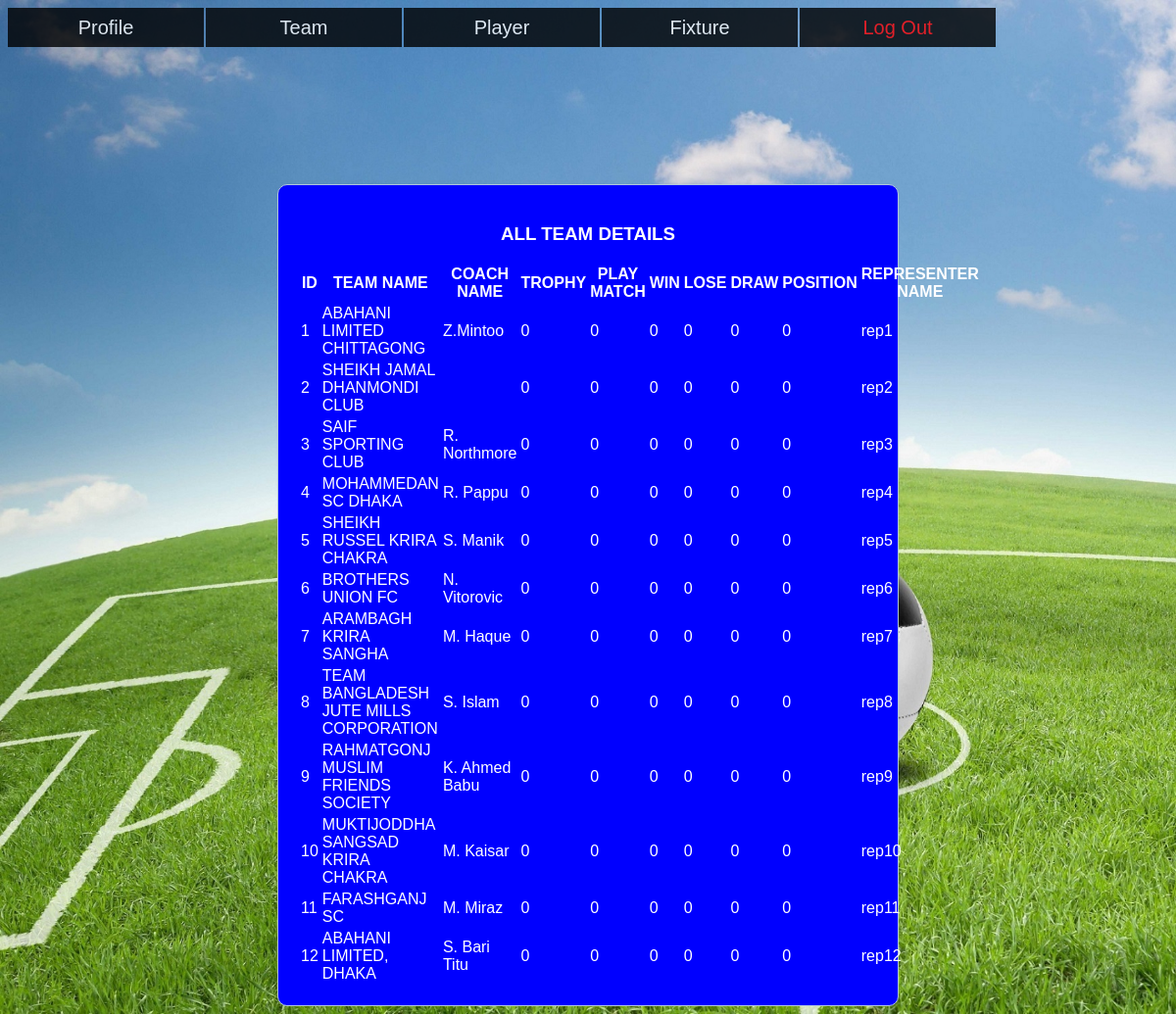
The app's page /allu-team.php with its own data.
### tables this page shows
CREATE TABLE IF NOT EXISTS `team` (
  `id` int(11) NOT NULL,
  `name` varchar(50) NOT NULL,
  `coachname` varchar(20) NOT NULL,
  `trophy` int(11) NOT NULL,
  `playmatch` int(11) NOT NULL,
  `win` int(11) NOT NULL,
  `lose` int(11) NOT NULL,
  `draw` int(11) NOT NULL,
  `position` int(11) NOT NULL,
  `representerid` int(11) NOT NULL
);

CREATE TABLE IF NOT EXISTS `representer` (
  `id` int(11) NOT NULL,
  `username` varchar(20) NOT NULL,
  `password` varchar(20) NOT NULL,
  `email` varchar(30) NOT NULL
);

### allu-team.php (the view, shortened to what this page needs)
<!DOCTYPE html>
<html>
<link rel="stylesheet" type="text/css" href="style1.css">
<ul>
	<li>
		<a href="">Profile</a>
	</li>
	<li>
		<a href="">Team</a>
	</li>
	<li>
		<a href="">Player</a>
	</li>
	<li><a href="user-fixture.php">Fixture</a></li>
	<li><a href="allu-team.php?logout='1'" style="color: red;">Log Out</a></li>
</ul>
<head>
</head>
<body>
    <br><br> <br><br> <br><br> <br><br> <br><br>
<div class="content">
  	<div> <p> <center><h3>ALL TEAM DETAILS</h3></center> </p></div>
  	<table>
		<tr>
			<th>ID</th>
			<th>TEAM NAME</th>
			<th>COACH NAME</th>
			<th>TROPHY</th>
			<th>PLAY MATCH</th>
			<th>WIN</th>
			<th>LOSE</th>
			<th>DRAW</th>
			<th>POSITION</th>
			<th>REPRESENTER NAME</th>
		</tr>
		<?php
		$con=mysqli_connect("localhost","root","","games");
		$sql="SELECT t.id,t.name,t.coachname,t.trophy,t.playmatch,t.win,t.lose,t.draw,t.position,r.username FROM representer as r join team as t on r.id=t.representerid order by t.id ";
		$result=$con->query($sql);
		if($result->num_rows >0){
			while ($row=$result->fetch_assoc()) {
                echo "<tr><td>".$row["id"]."</td><td>".$row["name"]."</td><td>".$row["coachname"]."</td><td>".$row["trophy"]."</td><td>".$row["playmatch"]."</td><td>".$row["win"]."</td><td>".$row["lose"]."</td><td>".$row["draw"]."</td><td>".$row["position"]."</td><td>".$row["username"]."</td></tr>";
			}
			echo "</table>";
		}
		else{
			echo "0 result";
		}
		 ?>
</div>
</body>
</html>

### style1.css (style rules this page uses)
body { background: url(profile.jpeg) no-repeat; background-size: cover; font-family: Arial; color: white; }
ul { margin: 0px; padding: 0px; list-style: none; }
ul li { float: left; width: 200px; height: 40px; background-color: black; opacity: .8; line-height: 40px; text-align: center; font-size: 20px; margin-right: 2px; }
ul li a { text-decoration: none; color: white; display: block; }
form, .content { width: 50%; margin: 0px auto; padding: 20px; border: 1px solid #B0C4DE; background: blue; border-radius: 10px 10px 10px 10px; }

### records on screen
team: id "1", name "ABAHANI LIMITED CHITTAGONG", coachname "Z.Mintoo", trophy "0", playmatch "0", win "0", lose "0", draw "0", position "0", representerid.username "rep1"
team: id "2", name "SHEIKH JAMAL DHANMONDI CLUB", trophy "0", playmatch "0", win "0", lose "0", draw "0", position "0", representerid.username "rep2"
team: id "3", name "SAIF SPORTING CLUB", coachname "R. Northmore", trophy "0", playmatch "0", win "0", lose "0", draw "0", position "0", representerid.username "rep3"
team: id "4", name "MOHAMMEDAN SC DHAKA", coachname "R. Pappu", trophy "0", playmatch "0", win "0", lose "0", draw "0", position "0", representerid.username "rep4"
team: id "5", name "SHEIKH RUSSEL KRIRA CHAKRA", coachname "S. Manik", trophy "0", playmatch "0", win "0", lose "0", draw "0", position "0", representerid.username "rep5"
team: id "6", name "BROTHERS UNION FC", coachname "N. Vitorovic", trophy "0", playmatch "0", win "0", lose "0", draw "0", position "0", representerid.username "rep6"
team: id "7", name "ARAMBAGH KRIRA SANGHA", coachname "M. Haque", trophy "0", playmatch "0", win "0", lose "0", draw "0", position "0", representerid.username "rep7"
team: id "8", name "TEAM BANGLADESH JUTE MILLS CORPORATION", coachname "S. Islam", trophy "0", playmatch "0", win "0", lose "0", draw "0", position "0", representerid.username "rep8"
team: id "9", name "RAHMATGONJ MUSLIM FRIENDS SOCIETY", coachname "K. Ahmed Babu", trophy "0", playmatch "0", win "0", lose "0", draw "0", position "0", representerid.username "rep9"
team: id "10", name "MUKTIJODDHA SANGSAD KRIRA CHAKRA", coachname "M. Kaisar", trophy "0", playmatch "0", win "0", lose "0", draw "0", position "0", representerid.username "rep10"
team: id "11", name "FARASHGANJ SC", coachname "M. Miraz", trophy "0", playmatch "0", win "0", lose "0", draw "0", position "0", representerid.username "rep11"
team: id "12", name "ABAHANI LIMITED, DHAKA", coachname "S. Bari Titu", trophy "0", playmatch "0", win "0", lose "0", draw "0", position "0", representerid.username "rep12"
